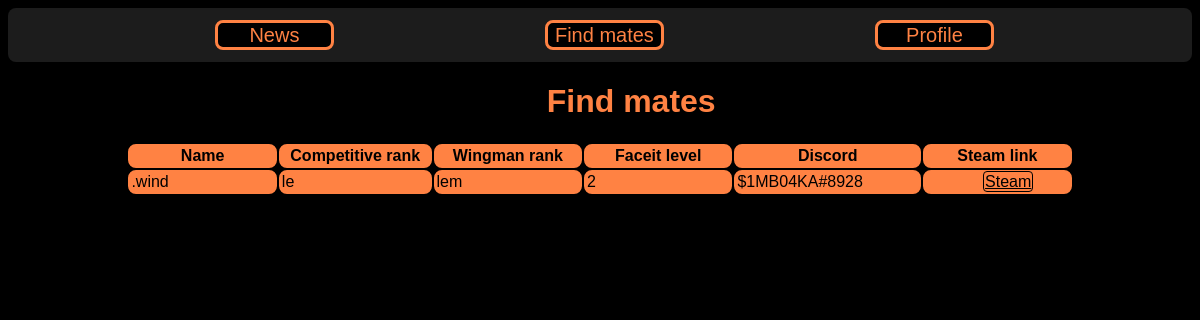
The app's page /find_mates, older data.
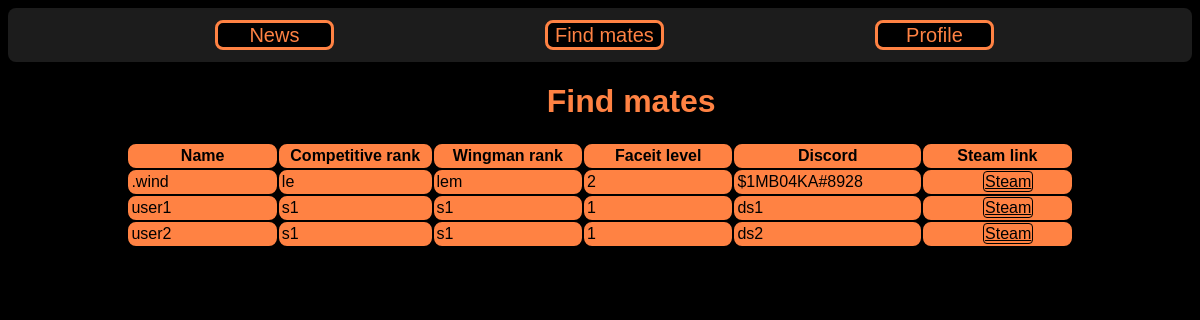
The same page, newer data.
### data/users.py (models this page shows, shortened)
class User(SqlAlchemyBase, UserMixin):
    __tablename__ = 'users'
    id = sqlalchemy.Column(sqlalchemy.Integer,
                           primary_key=True, autoincrement=True)
    is_admin = sqlalchemy.Column(sqlalchemy.Boolean, nullable=False, default=False)
    is_active = sqlalchemy.Column(sqlalchemy.Boolean, nullable=False, default=False)
    username = sqlalchemy.Column(sqlalchemy.String, nullable=False)
    discord = sqlalchemy.Column(sqlalchemy.String, nullable=False)
    hashed_password = sqlalchemy.Column(sqlalchemy.String, nullable=True)
    competitive_rank = sqlalchemy.Column(sqlalchemy.String, nullable=False)
    wingman_rank = sqlalchemy.Column(sqlalchemy.String, nullable=False)
    faceit_level = sqlalchemy.Column(sqlalchemy.Integer, nullable=False)
    steam = sqlalchemy.Column(sqlalchemy.String, nullable=False)
    created_date = sqlalchemy.Column(sqlalchemy.DateTime,
                                     default=datetime.datetime.now)
    news = orm.relation("News", back_populates='user')

### main.py (the view)
@app.route('/find_mates')
def find_mates():
    db_sess = db_session.create_session()
    users = db_sess.query(User)
    return render_template('find_mates.html', users=users)

### data/db_session.py (called while the page is built)
def create_session() -> Session:
    global __factory
    return __factory()

### templates/find_mates.html (shortened to what this page needs)
{% extends "base.html" %}
{% block content %}
<h1 style="margin-left: 45.5%;">Find mates</h1>
<table>
<tr><th>Name</th><th>Competitive rank</th> <th>Wingman rank</th> <th>Faceit level</th><th>Discord</th><th>Steam link</th></tr>
        {% for user in  users%}
        <tr><td>{{user.username}}</td><td>{{user.competitive_rank}}</td><td>{{user.wingman_rank}}</td><td>{{user.faceit_level}}</td><td>{{user.discord}}</td><td><a class="table_button" href="{{user.steam}}" target="_blank">Steam</a></td></tr>
        {% endfor %}
</table>
{% endblock %}

### templates/base.html (shortened to what this page needs)
<!DOCTYPE html>
<html lang="en">
<head>
    <link rel="stylesheet" type="text/css" href="static/css/style.css">
</head>
<body>
<div class="upper_buttons">
    <p class="main_buttons" onclick="window.location.href = '/news';"><button class="main_button">News</button></p>
    <p class="main_buttons" onclick="window.location.href = '/find_mates';"><button class="main_button">Find mates</button></p>
    <p class="main_buttons" onclick="window.location.href = '/login';"><button class="main_button">Profile</button></p>
</div>
{% block content %}{% endblock %}
</body>
</html>

### static/css/style.css (style rules this page uses)
.main_buttons { display: inline; margin-left: 17.5%; }
.main_button { margin-top: 1%; margin-bottom: 1%; font-size: 20px; width: 10%; height: 30px; border-radius: 8px; }
body { background: black; font-family: Arial; }
h1 { color: rgba(255, 130 , 67, 1); }
button { color: rgba(255, 130 , 67, 1); background: black; border-radius: 8px; border: 3px solid rgba(255, 130 , 67, 1); -webkit-transition-duration: 0.6s; transition-duration: 0.6s; }
table { width: 80%; border-radius: 8px; color: black; margin-left: 10%; }
th { width: 10%; border: 2px solid rgba(255, 130 , 67, 1); background: rgba(255, 130 , 67, 1); border-radius: 8px; }
td { width: 10%; border: 2px solid rgba(255, 130 , 67, 1); background: rgba(255, 130 , 67, 1); border-radius: 8px; }
.table_button { border: 1px solid black; border-radius: 4px; padding: 1px; color: black; width: 100%; margin-left: 40%; height: 25px; -webkit-transition-duration: 0.4s; transition-duration: 0.4s; }
.upper_buttons { top: 0; position: sticky; background-color: rgba(30, 30, 30, 0.95); border-radius: 8px; }

Row changes from the older to the newer data that the page shows:
added User: username "user1", competitive_rank "s1", wingman_rank "s1", faceit_level "1", discord "ds1"
added User: username "user2", competitive_rank "s1", wingman_rank "s1", faceit_level "1", discord "ds2"
